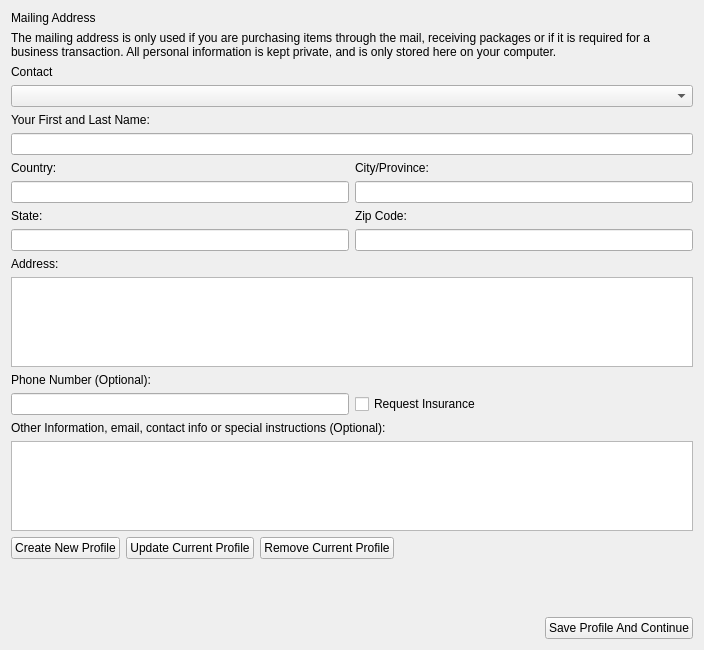
<?xml version="1.0" encoding="UTF-8"?>
<ui version="4.0">
 <class>Form</class>
 <widget class="QWidget" name="Form">
  <property name="geometry">
   <rect>
    <x>0</x>
    <y>0</y>
    <width>704</width>
    <height>650</height>
   </rect>
  </property>
  <property name="windowTitle">
   <string>Form</string>
  </property>
  <layout class="QGridLayout" name="gridLayout">
   <item row="13" column="1">
    <widget class="QCheckBox" name="InsuranceMailCheck">
     <property name="text">
      <string>Request Insurance</string>
     </property>
    </widget>
   </item>
   <item row="7" column="0">
    <widget class="QLineEdit" name="CountryMailBox">
     <property name="text">
      <string/>
     </property>
    </widget>
   </item>
   <item row="18" column="0">
    <spacer name="verticalSpacer">
     <property name="orientation">
      <enum>Qt::Vertical</enum>
     </property>
     <property name="sizeHint" stdset="0">
      <size>
       <width>20</width>
       <height>48</height>
      </size>
     </property>
    </spacer>
   </item>
   <item row="0" column="0" colspan="2">
    <widget class="QLabel" name="MailingText">
     <property name="text">
      <string>Mailing Address</string>
     </property>
    </widget>
   </item>
   <item row="10" column="0" colspan="2">
    <widget class="QLabel" name="AddressMailText">
     <property name="text">
      <string>Address:</string>
     </property>
    </widget>
   </item>
   <item row="12" column="0">
    <widget class="QLabel" name="PhoneMailText">
     <property name="text">
      <string>Phone Number (Optional):</string>
     </property>
    </widget>
   </item>
   <item row="19" column="0" colspan="2">
    <layout class="QHBoxLayout" name="horizontalLayout">
     <item>
      <spacer name="horizontalSpacer">
       <property name="orientation">
        <enum>Qt::Horizontal</enum>
       </property>
       <property name="sizeHint" stdset="0">
        <size>
         <width>40</width>
         <height>20</height>
        </size>
       </property>
      </spacer>
     </item>
     <item>
      <widget class="QPushButton" name="Save7">
       <property name="text">
        <string>Save Profile And Continue</string>
       </property>
      </widget>
     </item>
    </layout>
   </item>
   <item row="7" column="1">
    <widget class="QLineEdit" name="CityMailBox">
     <property name="text">
      <string/>
     </property>
    </widget>
   </item>
   <item row="5" column="0" colspan="2">
    <widget class="QLineEdit" name="NameMailBox">
     <property name="text">
      <string/>
     </property>
    </widget>
   </item>
   <item row="17" column="0" colspan="2">
    <layout class="QHBoxLayout" name="horizontalLayout_2">
     <item>
      <widget class="QPushButton" name="Create7">
       <property name="text">
        <string>Create New Profile</string>
       </property>
      </widget>
     </item>
     <item>
      <widget class="QPushButton" name="Update7">
       <property name="text">
        <string>Update Current Profile</string>
       </property>
      </widget>
     </item>
     <item>
      <widget class="QPushButton" name="Remove7">
       <property name="text">
        <string>Remove Current Profile</string>
       </property>
      </widget>
     </item>
     <item>
      <spacer name="horizontalSpacer_2">
       <property name="orientation">
        <enum>Qt::Horizontal</enum>
       </property>
       <property name="sizeHint" stdset="0">
        <size>
         <width>40</width>
         <height>20</height>
        </size>
       </property>
      </spacer>
     </item>
    </layout>
   </item>
   <item row="3" column="0" colspan="2">
    <widget class="QComboBox" name="MailingSelect"/>
   </item>
   <item row="13" column="0">
    <widget class="QLineEdit" name="PhoneMailBox">
     <property name="text">
      <string/>
     </property>
    </widget>
   </item>
   <item row="6" column="1">
    <widget class="QLabel" name="CityMailText">
     <property name="text">
      <string>City/Province:</string>
     </property>
    </widget>
   </item>
   <item row="8" column="0">
    <widget class="QLabel" name="StateMailText">
     <property name="text">
      <string>State:</string>
     </property>
    </widget>
   </item>
   <item row="9" column="1">
    <widget class="QLineEdit" name="ZipMailBox">
     <property name="text">
      <string/>
     </property>
    </widget>
   </item>
   <item row="16" column="0" colspan="2">
    <widget class="QTextEdit" name="OtherMailBox">
     <property name="sizePolicy">
      <sizepolicy hsizetype="Expanding" vsizetype="Expanding">
       <horstretch>1</horstretch>
       <verstretch>1</verstretch>
      </sizepolicy>
     </property>
     <property name="maximumSize">
      <size>
       <width>16777215</width>
       <height>90</height>
      </size>
     </property>
    </widget>
   </item>
   <item row="11" column="0" colspan="2">
    <widget class="QTextEdit" name="AddressMailBox">
     <property name="sizePolicy">
      <sizepolicy hsizetype="Expanding" vsizetype="Expanding">
       <horstretch>1</horstretch>
       <verstretch>1</verstretch>
      </sizepolicy>
     </property>
     <property name="maximumSize">
      <size>
       <width>16777215</width>
       <height>90</height>
      </size>
     </property>
    </widget>
   </item>
   <item row="8" column="1">
    <widget class="QLabel" name="ZipMailText">
     <property name="text">
      <string>Zip Code:</string>
     </property>
    </widget>
   </item>
   <item row="4" column="0" colspan="2">
    <widget class="QLabel" name="NameTextMail">
     <property name="text">
      <string>Your First and Last Name:</string>
     </property>
    </widget>
   </item>
   <item row="9" column="0">
    <widget class="QLineEdit" name="StateMailBox">
     <property name="text">
      <string/>
     </property>
    </widget>
   </item>
   <item row="14" column="0" colspan="2">
    <widget class="QLabel" name="OtherMailText">
     <property name="text">
      <string>Other Information, email, contact info or special instructions (Optional):</string>
     </property>
    </widget>
   </item>
   <item row="6" column="0">
    <widget class="QLabel" name="CountryMailText">
     <property name="text">
      <string>Country:</string>
     </property>
    </widget>
   </item>
   <item row="1" column="0" colspan="2">
    <widget class="QLabel" name="MailingBrowser">
     <property name="text">
      <string>The mailing address is only used if you are purchasing items through the mail, receiving packages or if it is required for a business transaction. All personal information is kept private, and is only stored here on your computer.</string>
     </property>
     <property name="wordWrap">
      <bool>true</bool>
     </property>
    </widget>
   </item>
   <item row="2" column="0" colspan="2">
    <widget class="QLabel" name="label">
     <property name="text">
      <string>Contact</string>
     </property>
    </widget>
   </item>
  </layout>
 </widget>
 <resources>
  <include location="../../../NEW UI/Halo.qrc"/>
 </resources>
 <connections/>
</ui>
